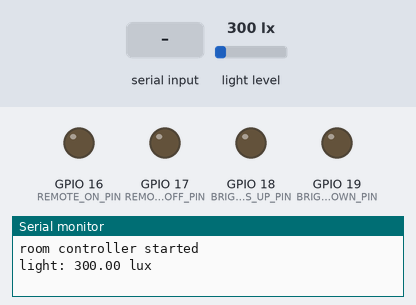
Recording of a sketch running on a simulated ESP32. Shown: output pins drawn as LEDs (lit = HIGH), the last lines printed to the serial monitor. The test bench sets the inputs (shaded band); at power-on: light level 300 lx.

Above: at 1.2 s.
1.3 s: light level set to 136 lx
5.5 s: light level set to 122 lx
7.0 s: "u" received over Serial
At 7.12 s:
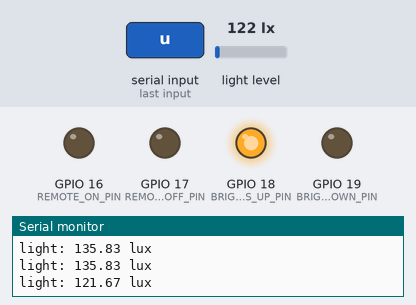
8.7 s: "o" received over Serial
At 8.82 s:
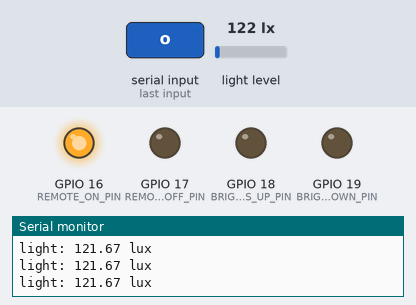
10.4 s: "d" received over Serial
At 10.52 s:
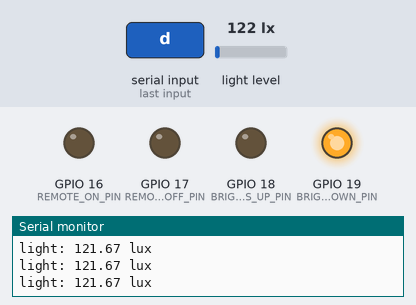
Timing chart, 0 to 13.1 s (numbered marks = the images above; inputs shaded):
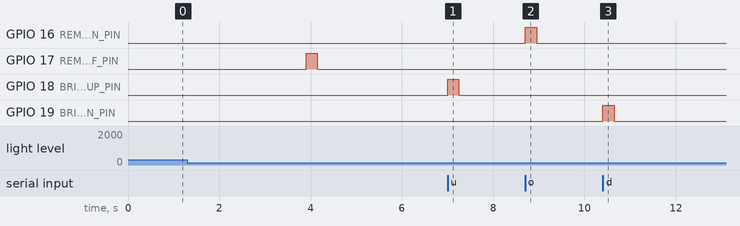

Measured:
- after the input at 7.0 s, GPIO 18 (BRIGHTNESS_UP_PIN): LOW → HIGH at once, → LOW 0.25 s later
- after the input at 8.7 s, GPIO 16 (REMOTE_ON_PIN): LOW → HIGH at once, → LOW 0.25 s later
- after the input at 10.4 s, GPIO 19 (BRIGHTNESS_DOWN_PIN): LOW → HIGH at once, → LOW 0.25 s later

The sketch:

RoomController.ino
```cpp
#include <Wire.h>
#include <BH1750.h>
#include <RCSwitch.h>

#include "config.h"

BH1750 lightMeter;
RCSwitch transmitter;

enum class DeviceState {
  Unknown,
  Off,
  On
};

DeviceState lamp1State = DeviceState::Unknown;
DeviceState lamp2State = DeviceState::Unknown;
DeviceState adjustableLampState = DeviceState::Unknown;

unsigned long lastSensorRead = 0;
unsigned long lastLamp1Command = 0;
unsigned long lastLamp2Command = 0;
unsigned long lastAdjustableCommand = 0;

void sendRF(const RFCode& code) {
  if (code.value == 0) {
    Serial.println("rf code not configured");
    return;
  }

  transmitter.setProtocol(code.protocol);
  transmitter.setPulseLength(code.pulse);
  transmitter.setRepeatTransmit(10);
  transmitter.send(code.value, code.bits);
}

void pulseRemote(int pin) {
  digitalWrite(pin, HIGH);
  delay(250);
  digitalWrite(pin, LOW);
}

bool cooldownReady(unsigned long lastCommand) {
  return millis() - lastCommand >= COMMAND_COOLDOWN;
}

void setLamp1(bool on) {
  DeviceState target = on ? DeviceState::On : DeviceState::Off;

  if (lamp1State == target || !cooldownReady(lastLamp1Command)) {
    return;
  }

  sendRF(on ? LAMP1_ON : LAMP1_OFF);

  lamp1State = target;
  lastLamp1Command = millis();
}

void setLamp2(bool on) {
  DeviceState target = on ? DeviceState::On : DeviceState::Off;

  if (lamp2State == target || !cooldownReady(lastLamp2Command)) {
    return;
  }

  sendRF(on ? LAMP2_ON : LAMP2_OFF);

  lamp2State = target;
  lastLamp2Command = millis();
}

void setAdjustableLamp(bool on) {
  DeviceState target = on ? DeviceState::On : DeviceState::Off;

  if (adjustableLampState == target ||
      !cooldownReady(lastAdjustableCommand)) {
    return;
  }

  pulseRemote(on ? REMOTE_ON_PIN : REMOTE_OFF_PIN);

  adjustableLampState = target;
  lastAdjustableCommand = millis();
}

void updateLighting(float lux) {
  if (lux <= LIGHT_ON_THRESHOLD) {
    setLamp1(true);
    setLamp2(true);
    setAdjustableLamp(true);
  }

  if (lux >= LIGHT_OFF_THRESHOLD) {
    setLamp1(false);
    setLamp2(false);
    setAdjustableLamp(false);
  }
}

void handleSerial() {
  if (!Serial.available()) {
    return;
  }

  char command = Serial.read();

  switch (command) {
    case '1':
      setLamp1(true);
      break;

    case '2':
      setLamp1(false);
      break;

    case '3':
      setLamp2(true);
      break;

    case '4':
      setLamp2(false);
      break;

    case 'o':
      setAdjustableLamp(true);
      break;

    case 'f':
      setAdjustableLamp(false);
      break;

    case 'u':
      pulseRemote(BRIGHTNESS_UP_PIN);
      break;

    case 'd':
      pulseRemote(BRIGHTNESS_DOWN_PIN);
      break;
  }
}

void setup() {
  Serial.begin(115200);

  Wire.begin(SDA_PIN, SCL_PIN);

  if (!lightMeter.begin()) {
    Serial.println("bh1750 not found");
  }

  transmitter.enableTransmit(RF_TX_PIN);

  pinMode(REMOTE_ON_PIN, OUTPUT);
  pinMode(REMOTE_OFF_PIN, OUTPUT);
  pinMode(BRIGHTNESS_UP_PIN, OUTPUT);
  pinMode(BRIGHTNESS_DOWN_PIN, OUTPUT);

  digitalWrite(REMOTE_ON_PIN, LOW);
  digitalWrite(REMOTE_OFF_PIN, LOW);
  digitalWrite(BRIGHTNESS_UP_PIN, LOW);
  digitalWrite(BRIGHTNESS_DOWN_PIN, LOW);

  Serial.println("room controller started");
}

void loop() {
  handleSerial();

  if (millis() - lastSensorRead < SENSOR_INTERVAL) {
    return;
  }

  lastSensorRead = millis();

  float lux = lightMeter.readLightLevel();

  Serial.print("light: ");
  Serial.print(lux);
  Serial.println(" lux");

  updateLighting(lux);
}
```

config.h
```cpp
#pragma once

#include <Arduino.h>

const int SDA_PIN = 21;
const int SCL_PIN = 22;

const int RF_TX_PIN = 27;

const int REMOTE_ON_PIN = 16;
const int REMOTE_OFF_PIN = 17;
const int BRIGHTNESS_UP_PIN = 18;
const int BRIGHTNESS_DOWN_PIN = 19;

const float LIGHT_ON_THRESHOLD = 80.0;
const float LIGHT_OFF_THRESHOLD = 130.0;

const unsigned long SENSOR_INTERVAL = 1000;
const unsigned long COMMAND_COOLDOWN = 3000;

struct RFCode {
  unsigned long value;
  unsigned int bits;
  unsigned int protocol;
  unsigned int pulse;
};

const RFCode LAMP1_ON  = {10828817, 24, 1, 350};
const RFCode LAMP1_OFF = {10828820, 24, 1, 350};

const RFCode LAMP2_ON  = {10828833, 24, 1, 350};
const RFCode LAMP2_OFF = {10828836, 24, 1, 350};
```
